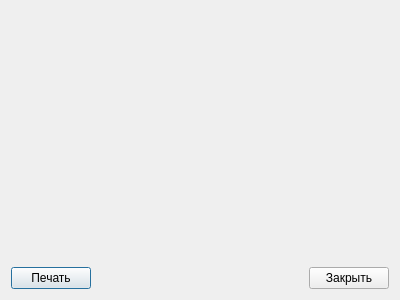
<?xml version="1.0" encoding="UTF-8"?>
<ui version="4.0">
 <class>Dialog_print_preview</class>
 <widget class="QDialog" name="Dialog_print_preview">
  <property name="geometry">
   <rect>
    <x>0</x>
    <y>0</y>
    <width>400</width>
    <height>300</height>
   </rect>
  </property>
  <property name="windowTitle">
   <string>Dialog</string>
  </property>
  <layout class="QVBoxLayout" name="verticalLayout_2">
   <item>
    <layout class="QVBoxLayout" name="verticalLayout"/>
   </item>
   <item>
    <spacer name="verticalSpacer">
     <property name="orientation">
      <enum>Qt::Vertical</enum>
     </property>
     <property name="sizeHint" stdset="0">
      <size>
       <width>20</width>
       <height>40</height>
      </size>
     </property>
    </spacer>
   </item>
   <item>
    <layout class="QHBoxLayout" name="horizontalLayout">
     <item>
      <widget class="QPushButton" name="pushButton">
       <property name="text">
        <string>Печать</string>
       </property>
      </widget>
     </item>
     <item>
      <spacer name="horizontalSpacer">
       <property name="orientation">
        <enum>Qt::Horizontal</enum>
       </property>
       <property name="sizeHint" stdset="0">
        <size>
         <width>40</width>
         <height>20</height>
        </size>
       </property>
      </spacer>
     </item>
     <item>
      <widget class="QPushButton" name="pushButton_exit">
       <property name="text">
        <string>Закрыть</string>
       </property>
      </widget>
     </item>
    </layout>
   </item>
  </layout>
 </widget>
 <resources/>
 <connections/>
</ui>
